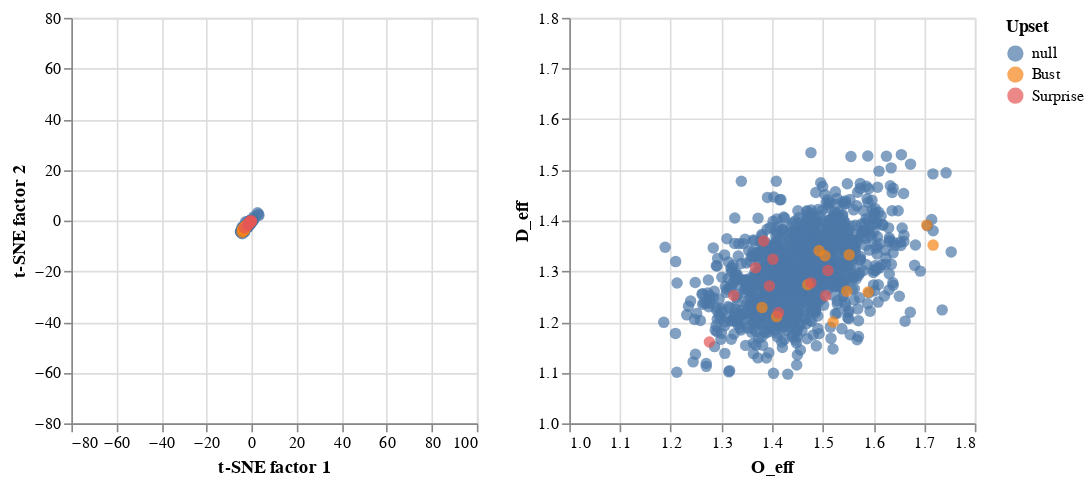

Notebook source saved alongside this figure:
### Markdown cell above
### Can we predict "the upsets"?
In short, no. These upsets are compiled from [here](https://www.cbssports.com/college-basketball/news/march-madness-2019-the-10-biggest-upsets-ever-in-the-opening-weekend-of-the-tournament/) and [here](https://fansided.com/2020/03/16/biggest-march-madness-upsets-ncaa-tournament/10/) - underdogs shown in red. Generally, the model agrees with the experts. These were upsets and wouldn't have been predicted by this method. If anything this method would likely have predicted *no upset* with even greater conviction than a model trained on just aggregated points and wins. The only exception to this is the 1986 "upset" of Cleveland State over the Indiana Hoosiers. Both the embeddings model and the aggregated statistics indicate that Cleveland State may have been the better team. Perhaps it was an issue of name recognition that led this to be called an upset.

### Code cell
#collapse_hide
colorBy = alt.Color('Upset:N', scale=alt.Scale(scheme='tableau10'))
orderBy = alt.Order('Upset:N', sort='ascending')
base, chart1, chart2 = plot_comparison( df,colorBy, orderBy, axis_ranges)

base.encode(*chart1)  | base.encode(*chart2)

### Figure 1 — Vega-Lite specification as saved in the notebook (floating-point values rounded to 4 significant figures; data arrays with more than 128 entries replaced by an {"elided": "..."} marker saying what was removed)
{"config": {"view": {"continuousWidth": 400, "continuousHeight": 300}}, "hconcat": [{"mark": {"type": "point", "filled": true, "size": 50}, "encoding": {"color": {"condition": {"type": "nominal", "field": "Upset", "scale": {"scheme": "tableau10"}, "selection": "selector005"}, "value": "lightgray"}, "order": {"type": "nominal", "field": "Upset", "sort": "ascending"}, "tooltip": [{"type": "nominal", "field": "TeamName"}, {"type": "nominal", "field": "Seed"}], "x": {"type": "quantitative", "axis": {"title": "t-SNE factor 1"}, "field": "factor1", "scale": {"domain": [-80, 100]}}, "y": {"type": "quantitative", "axis": {"title": "t-SNE factor 2"}, "field": "factor2", "scale": {"domain": [-80, 80]}}}, "height": 250, "selection": {"selector005": {"type": "single", "empty": "all", "fields": ["TeamName"]}, "selector006": {"type": "interval", "bind": "scales", "encodings": ["x", "y"]}}, "width": 250}, {"mark": {"type": "point", "filled": true, "size": 50}, "encoding": {"color": {"condition": {"type": "nominal", "field": "Upset", "scale": {"scheme": "tableau10"}, "selection": "selector005"}, "value": "lightgray"}, "order": {"type": "nominal", "field": "Upset", "sort": "ascending"}, "tooltip": [{"type": "nominal", "field": "TeamName"}, {"type": "nominal", "field": "Seed"}], "x": {"type": "quantitative", "field": "O_eff", "scale": {"domain": [1, 1.8]}}, "y": {"type": "quantitative", "field": "D_eff", "scale": {"domain": [1, 1.8]}}}, "height": 250, "selection": {"selector005": {"type": "single", "empty": "all", "fields": ["TeamName"]}, "selector006": {"type": "interval", "bind": "scales", "encodings": ["x", "y"]}}, "width": 250}], "data": {"name": "data-6b40ebfd782d30ac756bb779cd444713"}, "$schema": "https://vega.github.io/schema/vega-lite/v4.8.1.json", "datasets": {"data-6b40ebfd782d30ac756bb779cd444713": {"elided": "1132 records"}}}
